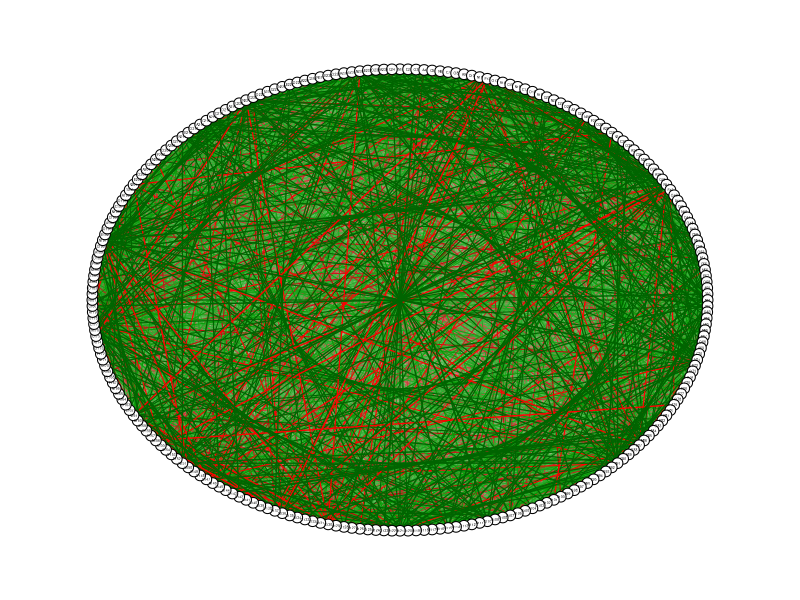
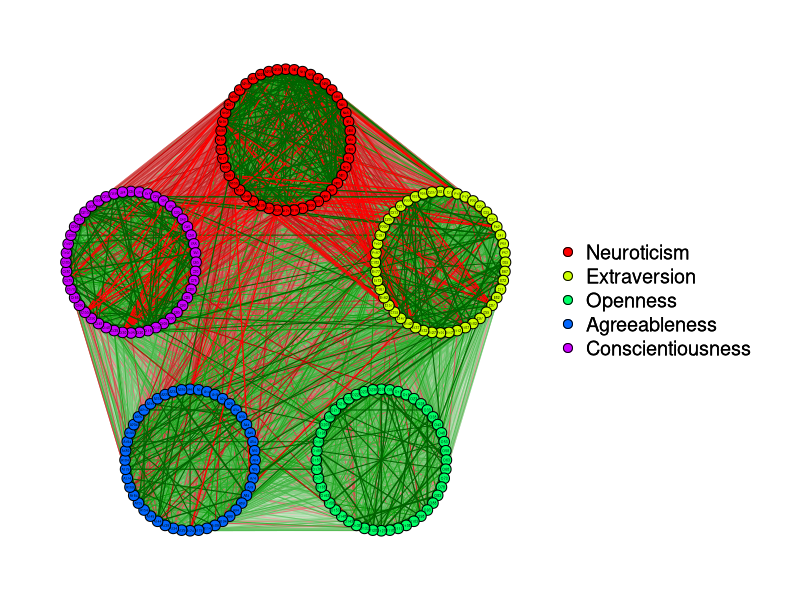
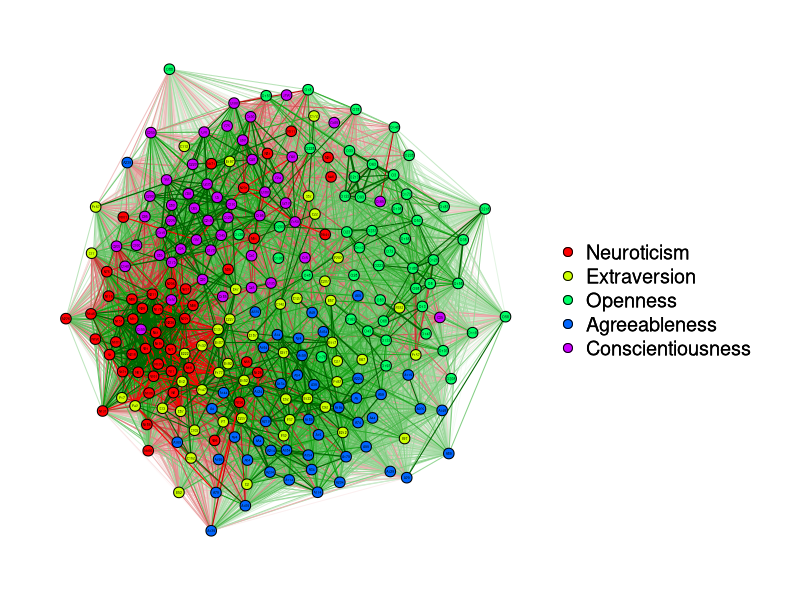
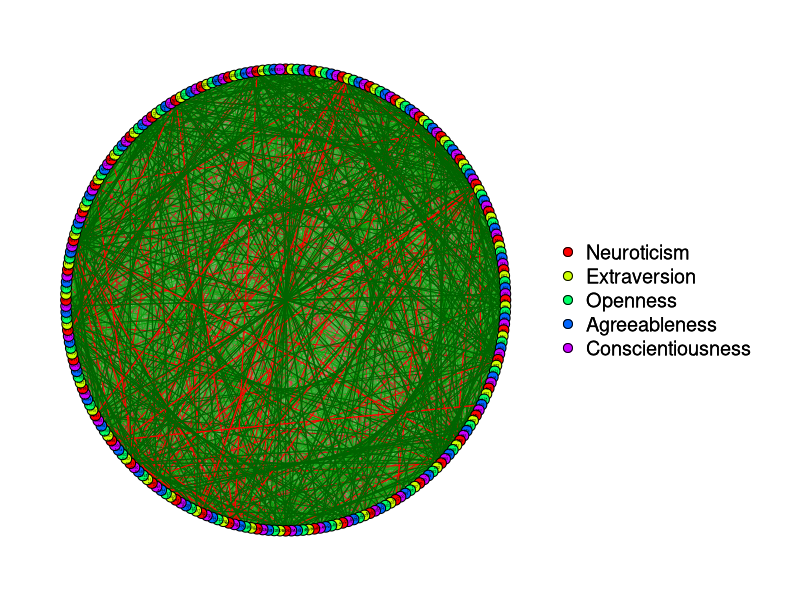
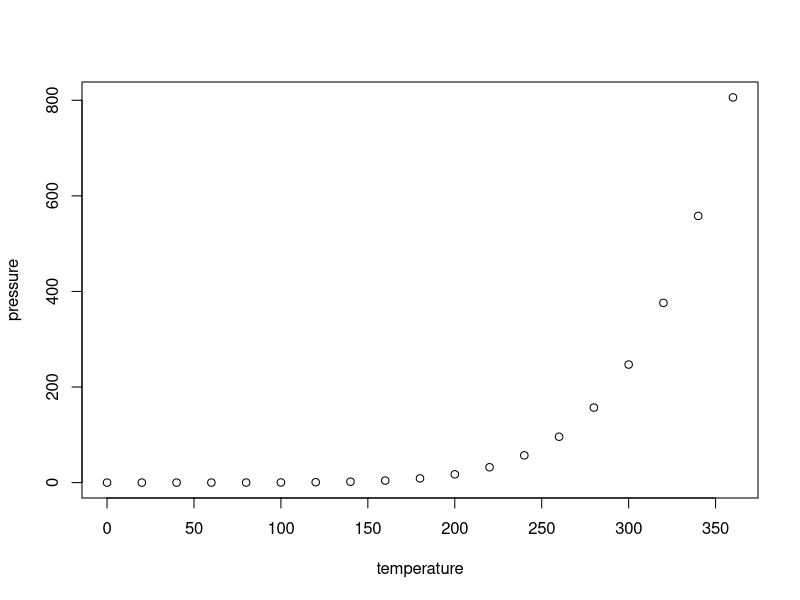

The R source for these figures, in order:
## ---- chunk 1
library(qgraph)
## ---- chunk 2
data(big5)
## ---- chunk 3
qgraph<-qgraph(cor(big5))
## ---- chunk 4
data("big5groups")
qgraph(cor(big5), groups=big5groups)
## ---- chunk 5
qgraph(cor(big5), groups=big5groups,layout= "spring")
## ---- chunk 6
qgraph(cor(big5), groups=big5groups,layout= "circle")
## ---- chunk 7
plot(pressure)
